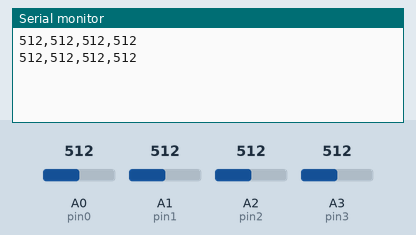
Bench run of a sketch on a simulated Arduino Uno, built with avr-gcc and run on an emulated ATmega328P. Parts: the last lines printed to the serial monitor. The inputs (shaded band) are chosen by the test bench; at power-on: A0 (pin0) = 512, A1 (pin1) = 512, A2 (pin2) = 512, A3 (pin3) = 512.

Above: at 1.8 s.
1.9 s: A0 (pin0) set to 716
At 2.8 s:
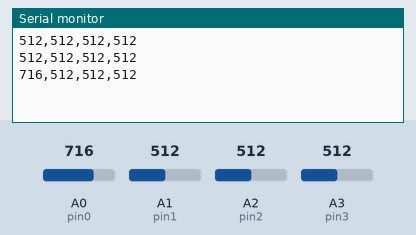
3.4 s: A1 (pin1) set to 716
At 4.7 s:
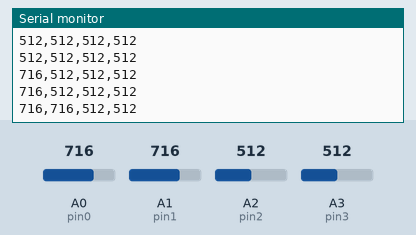
4.9 s: A2 (pin2) set to 716
At 5.6 s:
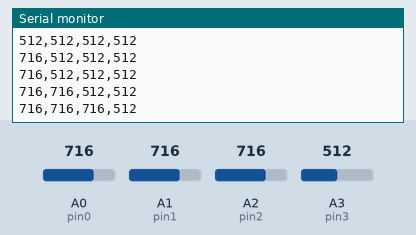
6.4 s: A3 (pin3) set to 716
At 7.7 s:
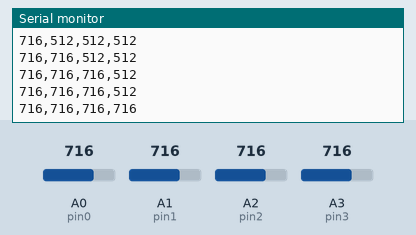
7.9 s: A0 (pin0) set to 992
At 8.8 s:
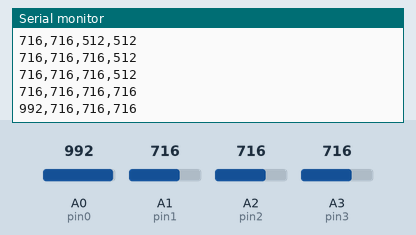
9.4 s: A1 (pin1) set to 992
At 10.7 s:
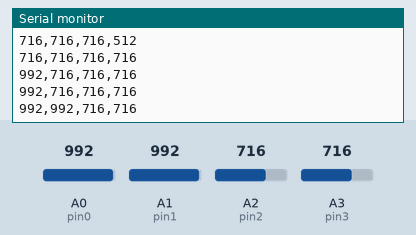
Timing chart, 0 to 11.9 s (numbered marks = the images above; inputs shaded):
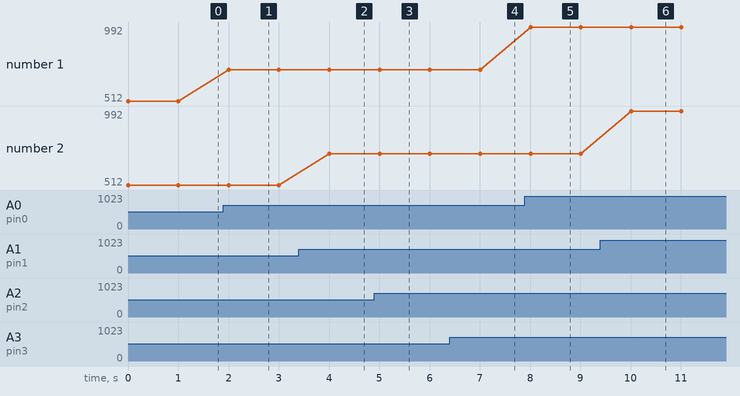

Measured:
- after the input at 1.9 s, the serial monitor: prints a new line after 0.10 s (image 1)
- after the input at 3.4 s, the serial monitor: prints a new line after 0.61 s (image 2)
- after the input at 4.9 s, the serial monitor: prints a new line after 0.11 s (image 3)
- after the input at 6.4 s, the serial monitor: prints a new line after 0.61 s (image 4)
- after the input at 7.9 s, the serial monitor: prints a new line after 0.11 s (image 5)
- after the input at 9.4 s, the serial monitor: prints a new line after 0.61 s (image 6)
- plotted number 1: 512 → 716 after the input at 1.9 s, 716 → 992 after the input at 7.9 s

The sketch:

Load_Cell_Calibration.ino
```cpp
const int pin0 = A0;
const int pin1 = A1;
const int pin2 = A2;
const int pin3 = A3;

int pin0_value = 0;
int pin1_value = 1;
int pin2_value = 2;
int pin3_value = 3;


void setup() {
  Serial.begin(9600);
}

void loop() {
  pin0_value = analogRead(pin0);
  pin1_value = analogRead(pin1);
  pin2_value = analogRead(pin2);
  pin3_value = analogRead(pin3);

  Serial.print(pin0_value);
  Serial.print(",");
  Serial.print(pin1_value);
  Serial.print(",");
  Serial.print(pin2_value);
  Serial.print(",");
  Serial.println(pin3_value);
  delay(1000);

}
```
